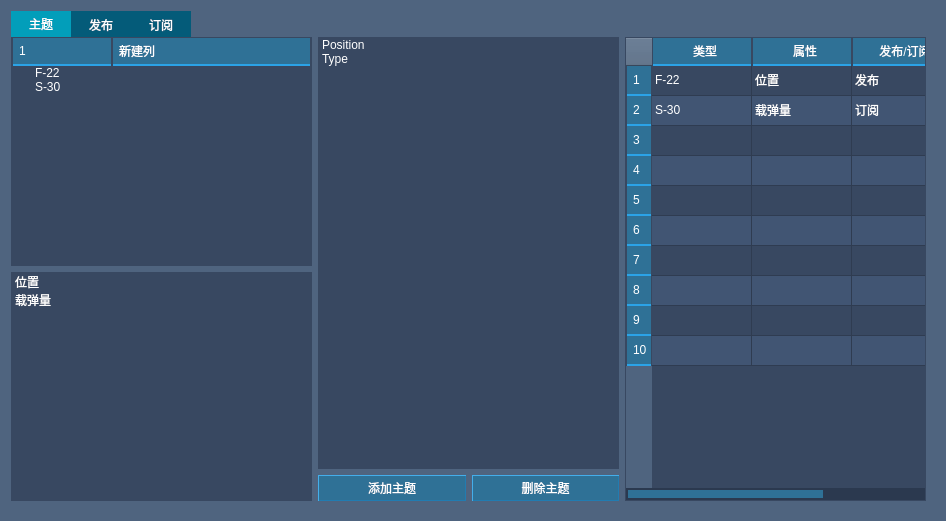
<?xml version="1.0" encoding="UTF-8"?>
<ui version="4.0">
 <class>Form</class>
 <widget class="QWidget" name="Form">
  <property name="geometry">
   <rect>
    <x>0</x>
    <y>0</y>
    <width>946</width>
    <height>521</height>
   </rect>
  </property>
  <property name="windowTitle">
   <string>Form</string>
  </property>
  <property name="styleSheet">
   <string notr="true">QWidget{
	color:#ffffff;
	background-color:#4f647f;
}</string>
  </property>
  <layout class="QVBoxLayout" name="verticalLayout">
   <item>
    <widget class="QTabWidget" name="tabWidget">
     <property name="minimumSize">
      <size>
       <width>0</width>
       <height>0</height>
      </size>
     </property>
     <property name="styleSheet">
      <string notr="true">QTabWidget::pane{
	color:#ffffff;
	border-width:0px; 
	background:transparent;
	left:-9px;
	top:-9px;
} 

QTabBar::tab{
	background-color:#045b79;
	color:white;
	width:60;
}

QTabBar::tab:selected{
	color:#ffffff;
	background-color:#029eba;
}

</string>
     </property>
     <property name="currentIndex">
      <number>0</number>
     </property>
     <widget class="QWidget" name="widget">
      <property name="styleSheet">
       <string notr="true">QTabWIdget{
border:0px;
}</string>
      </property>
      <attribute name="title">
       <string>主题</string>
      </attribute>
      <layout class="QHBoxLayout" name="horizontalLayout_2">
       <item>
        <layout class="QVBoxLayout" name="verticalLayout_2">
         <item>
          <widget class="CSForceGroupTreeWidgetBase" name="srcTreeWidget">
           <property name="styleSheet">
            <string notr="true">QTreeWidget{
	background-color:#384861;
	color:#ffffff;
	border:1px solid #384861;
}

QHeaderView::section{
	color:#ffffff;
	background-color:#2f7196;
	border:0px;
	padding-left:6px;
	border-left:1px solid #384861;
	border-right:1px solid #384861;
	border-bottom:2px solid #2ba3e7;
	height:26px;
}

QTreeWidget::branch:closed:has-children {
	image: url(:/images/TreeWidget_defult.png);
}

QTreeWidget::branch:open {
	image: url(:/images/TreeWidget_pressed.png);
}

QTreeWidget::item:hover{
	background-color:#2887f1;

}

QTreeWidget::item:selected{
	color:white;
	background-color:#71601b;
}

QScrollBar:horizontal{
	background-color:#2b394f;
	height:12px;
}

QScrollBar::handle:horizontal{
	margin:2px;
	background-color:#2f7196;
}

QScrollBar::add-line:horizontal{
	width:8px;
	height:8px;
	background-color:transparent;
	subcontrol-position:right;
}

QScrollBar::sub-line:horizontal{
	width:8px;
	height:8px;
	background-color:transparent;
	subcontrol-position:left;
}

QScrollBar:vertical{
	background-color:#2b394f;
	width:12px;
}

QScrollBar::add-page:horizontal{
	background:transparent;
}

QScrollBar::sub-page:horizontal{
	background:transparent;
}

QScrollBar::add-page:vertical{
	background:transparent;
}

QScrollBar::sub-page:vertical{
	background:transparent;
}

QScrollBar::handle:vertical{
	margin:2px;
	background-color:#2f7196;
}

QScrollBar::add-line:vertical{
	width:8px;
	height:8px;
	background-color:transparent;
	subcontrol-position:bottom;
}

QScrollBar::sub-line:vertical{
	width:8px;
	height:8px;
	background-color:transparent;
	subcontrol-position:top;
}</string>
           </property>
           <column>
            <property name="text">
             <string notr="true">1</string>
            </property>
           </column>
           <column>
            <property name="text">
             <string>新建列</string>
            </property>
           </column>
           <item>
            <property name="text">
             <string>F-22</string>
            </property>
           </item>
           <item>
            <property name="text">
             <string>S-30</string>
            </property>
           </item>
          </widget>
         </item>
         <item>
          <widget class="QListWidget" name="srcListWidget">
           <property name="styleSheet">
            <string notr="true">QListWidget{
	background-color:#384861;
	color:#ffffff;
	border:1px solid #384861;
}


QListWidget::item:hover{
	background-color:#2887f1;

}

QListWidget::item:selected{
	color:white;
	background-color:#71601b;
}

QScrollBar:horizontal{
background-color:#2b394f;
height:12px;
}

QScrollBar::handle:horizontal{
margin:2px;
background-color:#2f7196;
}

QScrollBar::add-line:horizontal{
width:8px;
height:8px;
background-color:transparent;
subcontrol-position:right;
}

QScrollBar::sub-line:horizontal{
width:8px;
height:8px;
background-color:transparent;
subcontrol-position:left;
}

QScrollBar:vertical{
background-color:#2b394f;
width:12px;
}

QScrollBar::add-page:horizontal{
background:transparent;
}

QScrollBar::sub-page:horizontal{
background:transparent;
}

QScrollBar::add-page:vertical{
background:transparent;
}

QScrollBar::sub-page:vertical{
background:transparent;
}

QScrollBar::handle:vertical{
margin:2px;
background-color:#2f7196;
}

QScrollBar::add-line:vertical{
width:8px;
height:8px;
background-color:transparent;
subcontrol-position:bottom;
}

QScrollBar::sub-line:vertical{
width:8px;
height:8px;
background-color:transparent;
subcontrol-position:top;
}</string>
           </property>
           <item>
            <property name="text">
             <string>位置</string>
            </property>
           </item>
           <item>
            <property name="text">
             <string>载弹量</string>
            </property>
           </item>
          </widget>
         </item>
        </layout>
       </item>
       <item>
        <layout class="QVBoxLayout" name="verticalLayout_3">
         <item>
          <widget class="QListWidget" name="listWidget">
           <property name="styleSheet">
            <string notr="true">QListWidget{
	background-color:#384861;
	color:#ffffff;
	border:1px solid #384861;
}

QListWidget::item:hover{
	background-color:#2887f1;
}

QListWidget::item:selected{
	color:white;
	background-color:#71601b;
}

QScrollBar:horizontal{
	background-color:#2b394f;
	height:12px;
}

QScrollBar::handle:horizontal{
	margin:2px;
	background-color:#2f7196;
}

QScrollBar::add-line:horizontal{
	width:8px;
	height:8px;
	background-color:transparent;
	subcontrol-position:right;
}

QScrollBar::sub-line:horizontal{
	width:8px;
	height:8px;
	background-color:transparent;
	subcontrol-position:left;
}

QScrollBar:vertical{
	background-color:#2b394f;
	width:12px;
}

QScrollBar::add-page:horizontal{
	background:transparent;
}

QScrollBar::sub-page:horizontal{
	background:transparent;
}

QScrollBar::add-page:vertical{
	background:transparent;
}

QScrollBar::sub-page:vertical{
	background:transparent;
}

QScrollBar::handle:vertical{
	margin:2px;
	background-color:#2f7196;
}

QScrollBar::add-line:vertical{
	width:8px;
	height:8px;
	background-color:transparent;
	subcontrol-position:bottom;
}

QScrollBar::sub-line:vertical{
	width:8px;
	height:8px;
	background-color:transparent;
	subcontrol-position:top;
}</string>
           </property>
           <item>
            <property name="text">
             <string>Position</string>
            </property>
           </item>
           <item>
            <property name="text">
             <string>Type</string>
            </property>
           </item>
          </widget>
         </item>
         <item>
          <layout class="QHBoxLayout" name="horizontalLayout">
           <item>
            <widget class="QPushButton" name="pushButton">
             <property name="minimumSize">
              <size>
               <width>0</width>
               <height>26</height>
              </size>
             </property>
             <property name="styleSheet">
              <string notr="true">QPushButton{
	color:#ffffff;
	background-color:#2f7196;
	border-top:1px solid #44aeea;
	border-left:1px solid #44aeea;
	border-bottom:1px solid #217cb1;
	border-right:1px solid #217cb1;
}

QPushButton:hover{
	color:#ffffff;
	background-color:#0f8dc8;
}

QPushButton:pressed{
	color:#ffffff;
	background-color:#256081;
	border:1px solid #44aeea;	
}</string>
             </property>
             <property name="text">
              <string>添加主题</string>
             </property>
            </widget>
           </item>
           <item>
            <widget class="QPushButton" name="pushButton_2">
             <property name="minimumSize">
              <size>
               <width>0</width>
               <height>26</height>
              </size>
             </property>
             <property name="styleSheet">
              <string notr="true">QPushButton{
	color:#ffffff;
	background-color:#2f7196;
	border-top:1px solid #44aeea;
	border-left:1px solid #44aeea;
	border-bottom:1px solid #217cb1;
	border-right:1px solid #217cb1;
}

QPushButton:hover{
	color:#ffffff;
	background-color:#0f8dc8;
}

QPushButton:pressed{
	color:#ffffff;
	background-color:#256081;
	border:1px solid #44aeea;	
}</string>
             </property>
             <property name="text">
              <string>删除主题</string>
             </property>
            </widget>
           </item>
          </layout>
         </item>
        </layout>
       </item>
       <item>
        <widget class="QTableWidget" name="tableWidget">
         <property name="styleSheet">
          <string notr="true">QTableWidget{
	color:#ffffff;
	border:1px solid #384861;
	background-color:#384861;
	alternate-background-color:#415573;
}

QTableView QHeaderView::section{
	color:#ffffff;
	background-color:#2f7196;
	border:0px;
	padding-left:6px;
	border-left:1px solid #384861;
	border-right:1px solid #384861;
	border-bottom:2px solid #2ba3e7;
	height:26px;
}

QScrollBar:horizontal{
	background-color:#2b394f;
	height:12px;
}

QScrollBar::handle:horizontal{
	margin:2px;
	background-color:#2f7196;
}

QScrollBar::add-line:horizontal{
	width:8px;
	height:8px;
	background-color:transparent;
	subcontrol-position:right;
}

QScrollBar::sub-line:horizontal{
	width:8px;
	height:8px;
	background-color:transparent;
	subcontrol-position:left;
}

QScrollBar:vertical{
	background-color:#2b394f;
	width:12px;
}

QScrollBar::add-page:horizontal{
	background:transparent;
}

QScrollBar::sub-page:horizontal{
	background:transparent;
}

QScrollBar::add-page:vertical{
	background:transparent;
}

QScrollBar::sub-page:vertical{
	background:transparent;
}

QScrollBar::handle:vertical{
	margin:2px;
	background-color:#2f7196;
}

QScrollBar::add-line:vertical{
	width:8px;
	height:8px;
	background-color:transparent;
	subcontrol-position:bottom;
}

QScrollBar::sub-line:vertical{
	width:8px;
	height:8px;
	background-color:transparent;
	subcontrol-position:top;
}

QTableWidget::Item{
	border:0px;
}

QTableWidget::Item:hover{
	color:#ffffff;
	border:0px;
	background-color:#2887f1;
}

QTableWidget::Item:selected{
	color:#ffffff;
	border:0px;
	background-color:#2887f1;
}

</string>
         </property>
         <property name="alternatingRowColors">
          <bool>true</bool>
         </property>
         <property name="rowCount">
          <number>10</number>
         </property>
         <row>
          <property name="text">
           <string>1</string>
          </property>
         </row>
         <row>
          <property name="text">
           <string>2</string>
          </property>
         </row>
         <row/>
         <row/>
         <row/>
         <row/>
         <row/>
         <row/>
         <row/>
         <row/>
         <column>
          <property name="text">
           <string>类型</string>
          </property>
         </column>
         <column>
          <property name="text">
           <string>属性</string>
          </property>
         </column>
         <column>
          <property name="text">
           <string>发布/订阅</string>
          </property>
         </column>
         <item row="0" column="0">
          <property name="text">
           <string>F-22</string>
          </property>
         </item>
         <item row="0" column="1">
          <property name="text">
           <string>位置</string>
          </property>
         </item>
         <item row="0" column="2">
          <property name="text">
           <string>发布</string>
          </property>
         </item>
         <item row="1" column="0">
          <property name="text">
           <string>S-30</string>
          </property>
         </item>
         <item row="1" column="1">
          <property name="text">
           <string>载弹量</string>
          </property>
         </item>
         <item row="1" column="2">
          <property name="text">
           <string>订阅</string>
          </property>
         </item>
        </widget>
       </item>
      </layout>
     </widget>
     <widget class="QWidget" name="tab_2">
      <property name="styleSheet">
       <string notr="true"/>
      </property>
      <attribute name="title">
       <string>发布</string>
      </attribute>
      <layout class="QHBoxLayout" name="horizontalLayout_4">
       <item>
        <layout class="QVBoxLayout" name="verticalLayout_4">
         <item>
          <widget class="CSForceGroupTreeWidgetBase" name="srcTreeWidget_2">
           <property name="styleSheet">
            <string notr="true">QTreeWidget{
	background-color:#384861;
	color:#ffffff;
	border:1px solid #384861;
}

QHeaderView::section{
	color:#ffffff;
	background-color:#2f7196;
	border:0px;
	padding-left:6px;
	border-left:1px solid #384861;
	border-right:1px solid #384861;
	border-bottom:2px solid #2ba3e7;
	height:26px;
}

QTreeWidget::branch:closed:has-children {
	image: url(:/images/TreeWidget_defult.png);
}

QTreeWidget::branch:open {
	image: url(:/images/TreeWidget_pressed.png);
}

QTreeWidget::item:hover{
	background-color:#2887f1;

}

QTreeWidget::item:selected{
	color:white;
	background-color:#71601b;
}

QScrollBar:horizontal{
background-color:#2b394f;
height:12px;
}

QScrollBar::handle:horizontal{
margin:2px;
background-color:#2f7196;
}

QScrollBar::add-line:horizontal{
width:8px;
height:8px;
background-color:transparent;
subcontrol-position:right;
}

QScrollBar::sub-line:horizontal{
width:8px;
height:8px;
background-color:transparent;
subcontrol-position:left;
}

QScrollBar:vertical{
background-color:#2b394f;
width:12px;
}

QScrollBar::add-page:horizontal{
background:transparent;
}

QScrollBar::sub-page:horizontal{
background:transparent;
}

QScrollBar::add-page:vertical{
background:transparent;
}

QScrollBar::sub-page:vertical{
background:transparent;
}

QScrollBar::handle:vertical{
margin:2px;
background-color:#2f7196;
}

QScrollBar::add-line:vertical{
width:8px;
height:8px;
background-color:transparent;
subcontrol-position:bottom;
}

QScrollBar::sub-line:vertical{
width:8px;
height:8px;
background-color:transparent;
subcontrol-position:top;
}</string>
           </property>
           <column>
            <property name="text">
             <string notr="true">1</string>
            </property>
           </column>
           <column>
            <property name="text">
             <string>新建列</string>
            </property>
           </column>
           <item>
            <property name="text">
             <string>F-22</string>
            </property>
           </item>
           <item>
            <property name="text">
             <string>S-30</string>
            </property>
           </item>
          </widget>
         </item>
         <item>
          <widget class="QListWidget" name="srcListWidget_2">
           <property name="styleSheet">
            <string notr="true">QListWidget{
	background-color:#384861;
	color:#ffffff;
	border:1px solid #384861;
}


QListWidget::item:hover{
	background-color:#2887f1;

}

QListWidget::item:selected{
	color:white;
	background-color:#71601b;
}

QScrollBar:horizontal{
background-color:#2b394f;
height:12px;
}

QScrollBar::handle:horizontal{
margin:2px;
background-color:#2f7196;
}

QScrollBar::add-line:horizontal{
width:8px;
height:8px;
background-color:transparent;
subcontrol-position:right;
}

QScrollBar::sub-line:horizontal{
width:8px;
height:8px;
background-color:transparent;
subcontrol-position:left;
}

QScrollBar:vertical{
background-color:#2b394f;
width:12px;
}

QScrollBar::add-page:horizontal{
background:transparent;
}

QScrollBar::sub-page:horizontal{
background:transparent;
}

QScrollBar::add-page:vertical{
background:transparent;
}

QScrollBar::sub-page:vertical{
background:transparent;
}

QScrollBar::handle:vertical{
margin:2px;
background-color:#2f7196;
}

QScrollBar::add-line:vertical{
width:8px;
height:8px;
background-color:transparent;
subcontrol-position:bottom;
}

QScrollBar::sub-line:vertical{
width:8px;
height:8px;
background-color:transparent;
subcontrol-position:top;
}</string>
           </property>
           <item>
            <property name="text">
             <string>位置</string>
            </property>
           </item>
           <item>
            <property name="text">
             <string>载弹量</string>
            </property>
           </item>
          </widget>
         </item>
        </layout>
       </item>
       <item>
        <layout class="QVBoxLayout" name="verticalLayout_5">
         <item>
          <widget class="QComboBox" name="comboBox">
           <property name="minimumSize">
            <size>
             <width>0</width>
             <height>26</height>
            </size>
           </property>
           <property name="styleSheet">
            <string notr="true">QComboBox{
	color:#ffffff;
	background-color:#384861;
	border:0px;
}

QComboBox:hover{
	color:#ffffff;
	background-color:#384861;
	border:1px solid #63bbff;
}

QComboBox::down-arrow{	
	image: url(:/images/down_arrow.png);
	background-color:transparent;
}

QComboBox::drop-down{
	border:0px;
	width:26px;
	background-color:transparent;
}

QComboBox::drop-down:hover {
	color:white;
	border:0px;
	width:26px;
    background-color:transparent;
}

QComboBox QAbstractItemView {
	color:#3c3c3c;
	outline:none;
	border:1px solid #63bbff;
    background-color:#f6fafb;
}

QComboBox QAbstractItemView::item {
	outline:none;
	height:26px;
}

QComboBox QAbstractItemView::item:hover {
	color:white;
	outline:none;
	height:26px;
    background-color:#63bbff;	
}
QComboBox QAbstractItemView::item:selected {
	outline:none;
	border:0px;
	height:26px;
	color:#63bbff;
 	outline:none;
}</string>
           </property>
           <item>
            <property name="text">
             <string>Postion</string>
            </property>
           </item>
           <item>
            <property name="text">
             <string>ForceSide</string>
            </property>
           </item>
           <item>
            <property name="text">
             <string>Type</string>
            </property>
           </item>
          </widget>
         </item>
         <item>
          <widget class="QTableWidget" name="tableWidget_2">
           <property name="styleSheet">
            <string notr="true">QTableWidget{
color:#ffffff;
border:1px solid #384861;
background-color:#384861;
alternate-background-color:#e0e5e8;
}

QTableView QHeaderView::section{
	color:#ffffff;
	background-color:#2f7196;
	border:0px;
	padding-left:6px;
	border-left:1px solid #384861;
	border-right:1px solid #384861;
	border-bottom:2px solid #2ba3e7;
	height:26px;
}

QScrollBar:horizontal{
background-color:#2b394f;
height:12px;
}

QScrollBar::handle:horizontal{
margin:2px;
background-color:#2f7196;
}

QScrollBar::add-line:horizontal{
width:8px;
height:8px;
background-color:transparent;
subcontrol-position:right;
}

QScrollBar::sub-line:horizontal{
width:8px;
height:8px;
background-color:transparent;
subcontrol-position:left;
}

QScrollBar:vertical{
background-color:#2b394f;
width:12px;
}

QScrollBar::add-page:horizontal{
background:transparent;
}

QScrollBar::sub-page:horizontal{
background:transparent;
}

QScrollBar::add-page:vertical{
background:transparent;
}

QScrollBar::sub-page:vertical{
background:transparent;
}

QScrollBar::handle:vertical{
margin:2px;
background-color:#2f7196;
}

QScrollBar::add-line:vertical{
width:8px;
height:8px;
background-color:transparent;
subcontrol-position:bottom;
}

QScrollBar::sub-line:vertical{
width:8px;
height:8px;
background-color:transparent;
subcontrol-position:top;
}

QTableWidget::Item{
border:0px;
}

QTableWidget::Item:hover{
color:#ffffff;
border:0px;
background-color:#2887f1;
}

QTableWidget::Item:selected{
color:#ffffff;
border:0px;
background-color:#2887f1;
}

</string>
           </property>
           <row>
            <property name="text">
             <string>1</string>
            </property>
           </row>
           <column>
            <property name="text">
             <string>类型</string>
            </property>
           </column>
           <column>
            <property name="text">
             <string>属性</string>
            </property>
           </column>
           <item row="0" column="0">
            <property name="text">
             <string>F-22</string>
            </property>
           </item>
           <item row="0" column="1">
            <property name="text">
             <string>位置</string>
            </property>
           </item>
          </widget>
         </item>
         <item>
          <layout class="QHBoxLayout" name="horizontalLayout_3">
           <item>
            <spacer name="horizontalSpacer">
             <property name="orientation">
              <enum>Qt::Horizontal</enum>
             </property>
             <property name="sizeHint" stdset="0">
              <size>
               <width>40</width>
               <height>20</height>
              </size>
             </property>
            </spacer>
           </item>
           <item>
            <widget class="QPushButton" name="bt_src_add">
             <property name="minimumSize">
              <size>
               <width>76</width>
               <height>26</height>
              </size>
             </property>
             <property name="styleSheet">
              <string notr="true">QPushButton{
	color:#ffffff;
	background-color:#2f7196;
	border-top:1px solid #44aeea;
	border-left:1px solid #44aeea;
	border-bottom:1px solid #217cb1;
	border-right:1px solid #217cb1;
}

QPushButton:hover{
	color:#ffffff;
	background-color:#0f8dc8;
}

QPushButton:pressed{
	color:#ffffff;
	background-color:#256081;
	border:1px solid #44aeea;	
}</string>
             </property>
             <property name="text">
              <string>发布</string>
             </property>
            </widget>
           </item>
           <item>
            <widget class="QPushButton" name="bt_src_delete">
             <property name="minimumSize">
              <size>
               <width>76</width>
               <height>26</height>
              </size>
             </property>
             <property name="styleSheet">
              <string notr="true">QPushButton{
	color:#ffffff;
	background-color:#2f7196;
	border-top:1px solid #44aeea;
	border-left:1px solid #44aeea;
	border-bottom:1px solid #217cb1;
	border-right:1px solid #217cb1;
}

QPushButton:hover{
	color:#ffffff;
	background-color:#0f8dc8;
}

QPushButton:pressed{
	color:#ffffff;
	background-color:#256081;
	border:1px solid #44aeea;	
}</string>
             </property>
             <property name="text">
              <string>删除</string>
             </property>
            </widget>
           </item>
          </layout>
         </item>
        </layout>
       </item>
      </layout>
     </widget>
     <widget class="QWidget" name="tab_3">
      <attribute name="title">
       <string>订阅</string>
      </attribute>
      <layout class="QHBoxLayout" name="horizontalLayout_6">
       <item>
        <layout class="QVBoxLayout" name="verticalLayout_6">
         <item>
          <widget class="CSForceGroupTreeWidgetBase" name="srcTreeWidget_3">
           <property name="styleSheet">
            <string notr="true">QTreeWidget{
	background-color:#384861;
	color:#ffffff;
	border:1px solid #384861;
}

QHeaderView::section{
	color:#ffffff;
	background-color:#2f7196;
	border:0px;
	padding-left:6px;
	border-left:1px solid #384861;
	border-right:1px solid #384861;
	border-bottom:2px solid #2ba3e7;
	height:26px;
}

QTreeWidget::branch:closed:has-children {
	image: url(:/images/TreeWidget_defult.png);
}

QTreeWidget::branch:open {
	image: url(:/images/TreeWidget_pressed.png);
}

QTreeWidget::item:hover{
	background-color:#2887f1;

}

QTreeWidget::item:selected{
	color:white;
	background-color:#71601b;
}

QScrollBar:horizontal{
background-color:#2b394f;
height:12px;
}

QScrollBar::handle:horizontal{
margin:2px;
background-color:#2f7196;
}

QScrollBar::add-line:horizontal{
width:8px;
height:8px;
background-color:transparent;
subcontrol-position:right;
}

QScrollBar::sub-line:horizontal{
width:8px;
height:8px;
background-color:transparent;
subcontrol-position:left;
}

QScrollBar:vertical{
background-color:#2b394f;
width:12px;
}

QScrollBar::add-page:horizontal{
background:transparent;
}

QScrollBar::sub-page:horizontal{
background:transparent;
}

QScrollBar::add-page:vertical{
background:transparent;
}

QScrollBar::sub-page:vertical{
background:transparent;
}

QScrollBar::handle:vertical{
margin:2px;
background-color:#2f7196;
}

QScrollBar::add-line:vertical{
width:8px;
height:8px;
background-color:transparent;
subcontrol-position:bottom;
}

QScrollBar::sub-line:vertical{
width:8px;
height:8px;
background-color:transparent;
subcontrol-position:top;
}</string>
           </property>
           <column>
            <property name="text">
             <string notr="true">1</string>
            </property>
           </column>
           <column>
            <property name="text">
             <string>新建列</string>
            </property>
           </column>
           <item>
            <property name="text">
             <string>F-22</string>
            </property>
           </item>
           <item>
            <property name="text">
             <string>S-30</string>
            </property>
           </item>
          </widget>
         </item>
         <item>
          <widget class="QListWidget" name="srcListWidget_3">
           <property name="styleSheet">
            <string notr="true">QListWidget{
	background-color:#384861;
	color:#ffffff;
	border:1px solid #384861;
}


QListWidget::item:hover{
	background-color:#2887f1;

}

QListWidget::item:selected{
	color:white;
	background-color:#71601b;
}

QScrollBar:horizontal{
background-color:#2b394f;
height:12px;
}

QScrollBar::handle:horizontal{
margin:2px;
background-color:#2f7196;
}

QScrollBar::add-line:horizontal{
width:8px;
height:8px;
background-color:transparent;
subcontrol-position:right;
}

QScrollBar::sub-line:horizontal{
width:8px;
height:8px;
background-color:transparent;
subcontrol-position:left;
}

QScrollBar:vertical{
background-color:#2b394f;
width:12px;
}

QScrollBar::add-page:horizontal{
background:transparent;
}

QScrollBar::sub-page:horizontal{
background:transparent;
}

QScrollBar::add-page:vertical{
background:transparent;
}

QScrollBar::sub-page:vertical{
background:transparent;
}

QScrollBar::handle:vertical{
margin:2px;
background-color:#2f7196;
}

QScrollBar::add-line:vertical{
width:8px;
height:8px;
background-color:transparent;
subcontrol-position:bottom;
}

QScrollBar::sub-line:vertical{
width:8px;
height:8px;
background-color:transparent;
subcontrol-position:top;
}</string>
           </property>
           <item>
            <property name="text">
             <string>位置</string>
            </property>
           </item>
           <item>
            <property name="text">
             <string>载弹量</string>
            </property>
           </item>
          </widget>
         </item>
        </layout>
       </item>
       <item>
        <layout class="QVBoxLayout" name="verticalLayout_7">
         <item>
          <widget class="QComboBox" name="comboBox_2">
           <property name="minimumSize">
            <size>
             <width>0</width>
             <height>26</height>
            </size>
           </property>
           <property name="styleSheet">
            <string notr="true">QComboBox{
	color:#ffffff;
	background-color:#384861;
	border:0px;
}

QComboBox:hover{
	color:#ffffff;
	background-color:#384861;
	border:1px solid #63bbff;
}

QComboBox::down-arrow{	
	image: url(:/images/down_arrow.png);
	background-color:transparent;
}

QComboBox::drop-down{
	border:0px;
	width:26px;
	background-color:transparent;
}

QComboBox::drop-down:hover {
	color:white;
	border:0px;
	width:26px;
    background-color:transparent;
}

QComboBox QAbstractItemView {
	color:#3c3c3c;
	outline:none;
	border:1px solid #63bbff;
    background-color:#f6fafb;
}

QComboBox QAbstractItemView::item {
	outline:none;
	height:26px;
}

QComboBox QAbstractItemView::item:hover {
	color:white;
	outline:none;
	height:26px;
    background-color:#63bbff;	
}
QComboBox QAbstractItemView::item:selected {
	outline:none;
	border:0px;
	height:26px;
	color:#63bbff;
 	outline:none;
}</string>
           </property>
           <item>
            <property name="text">
             <string>Postion</string>
            </property>
           </item>
           <item>
            <property name="text">
             <string>ForceSide</string>
            </property>
           </item>
           <item>
            <property name="text">
             <string>Type</string>
            </property>
           </item>
          </widget>
         </item>
         <item>
          <widget class="QTableWidget" name="tableWidget_3">
           <property name="styleSheet">
            <string notr="true">QTableWidget{
color:#ffffff;
border:1px solid #384861;
background-color:#384861;
alternate-background-color:#e0e5e8;
}

QTableView QHeaderView::section{
	color:#ffffff;
	background-color:#2f7196;
	border:0px;
	padding-left:6px;
	border-left:1px solid #384861;
	border-right:1px solid #384861;
	border-bottom:2px solid #2ba3e7;
	height:26px;
}

QTableWidget::Item{
border:0px;
}

QTableWidget::Item:hover{
color:#ffffff;
border:0px;
background-color:#2887f1;
}

QTableWidget::Item:selected{
color:#ffffff;
border:0px;
background-color:#2887f1;
}

QScrollBar:horizontal{
background-color:#2b394f;
height:12px;
}

QScrollBar::handle:horizontal{
margin:2px;
background-color:#2f7196;
}

QScrollBar::add-line:horizontal{
width:8px;
height:8px;
background-color:transparent;
subcontrol-position:right;
}

QScrollBar::sub-line:horizontal{
width:8px;
height:8px;
background-color:transparent;
subcontrol-position:left;
}

QScrollBar:vertical{
background-color:#2b394f;
width:12px;
}

QScrollBar::add-page:horizontal{
background:transparent;
}

QScrollBar::sub-page:horizontal{
background:transparent;
}

QScrollBar::add-page:vertical{
background:transparent;
}

QScrollBar::sub-page:vertical{
background:transparent;
}

QScrollBar::handle:vertical{
margin:2px;
background-color:#2f7196;
}

QScrollBar::add-line:vertical{
width:8px;
height:8px;
background-color:transparent;
subcontrol-position:bottom;
}

QScrollBar::sub-line:vertical{
width:8px;
height:8px;
background-color:transparent;
subcontrol-position:top;
}

</string>
           </property>
           <row>
            <property name="text">
             <string>1</string>
            </property>
           </row>
           <column>
            <property name="text">
             <string>类型</string>
            </property>
           </column>
           <column>
            <property name="text">
             <string>属性</string>
            </property>
           </column>
           <item row="0" column="0">
            <property name="text">
             <string>F-22</string>
            </property>
           </item>
           <item row="0" column="1">
            <property name="text">
             <string>位置</string>
            </property>
           </item>
          </widget>
         </item>
         <item>
          <layout class="QHBoxLayout" name="horizontalLayout_5">
           <item>
            <widget class="QPushButton" name="bt_src_add_2">
             <property name="minimumSize">
              <size>
               <width>0</width>
               <height>26</height>
              </size>
             </property>
             <property name="styleSheet">
              <string notr="true">QPushButton{
	color:#ffffff;
	background-color:#2f7196;
	border-top:1px solid #44aeea;
	border-left:1px solid #44aeea;
	border-bottom:1px solid #217cb1;
	border-right:1px solid #217cb1;
}

QPushButton:hover{
	color:#ffffff;
	background-color:#0f8dc8;
}

QPushButton:pressed{
	color:#ffffff;
	background-color:#256081;
	border:1px solid #44aeea;	
}</string>
             </property>
             <property name="text">
              <string>订阅</string>
             </property>
            </widget>
           </item>
           <item>
            <widget class="QPushButton" name="bt_src_delete_2">
             <property name="minimumSize">
              <size>
               <width>0</width>
               <height>26</height>
              </size>
             </property>
             <property name="styleSheet">
              <string notr="true">QPushButton{
	color:#ffffff;
	background-color:#2f7196;
	border-top:1px solid #44aeea;
	border-left:1px solid #44aeea;
	border-bottom:1px solid #217cb1;
	border-right:1px solid #217cb1;
}

QPushButton:hover{
	color:#ffffff;
	background-color:#0f8dc8;
}

QPushButton:pressed{
	color:#ffffff;
	background-color:#256081;
	border:1px solid #44aeea;	
}</string>
             </property>
             <property name="text">
              <string>删除</string>
             </property>
            </widget>
           </item>
          </layout>
         </item>
        </layout>
       </item>
      </layout>
     </widget>
    </widget>
   </item>
  </layout>
 </widget>
 <customwidgets>
  <customwidget>
   <class>CSForceGroupTreeWidgetBase</class>
   <extends>QTreeWidget</extends>
   <header>csforcegrouptreewidgetbase.h</header>
  </customwidget>
 </customwidgets>
 <resources>
  <include location="ui.qrc"/>
 </resources>
 <connections/>
</ui>
